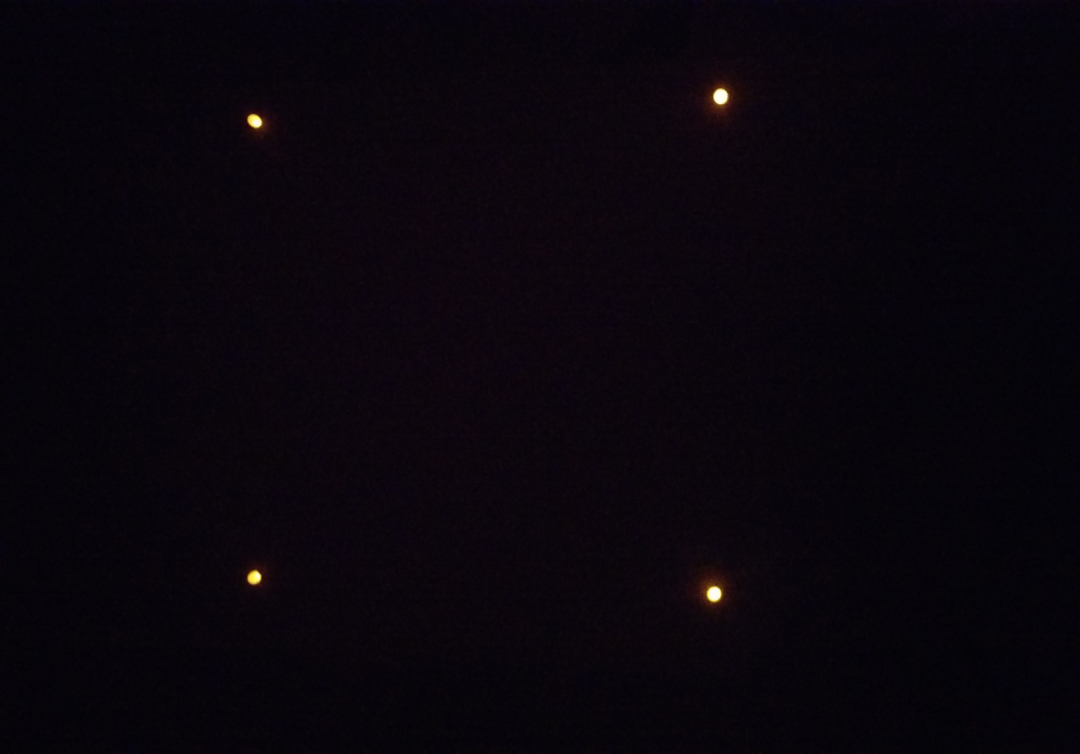
#> input picture test_images/image.jpg, 2160 x 1507 px (shown at 1/2 size)
$ python image.py   (older library calls are emulated)
#> lines starting #> are read from the running program, lines starting #| are printed output that depends on the picture; after the words box and inside, x2 and y2 are one past the last pixel; in counts of white or black regions, pixels touching at a corner belong together
import numpy as np
import cv2


def resize_image_in_width(image, width):
    # вычисляем отношение между исходным изображением и конечным
    r = float(width) / image.shape[1]  # высчитываем отношение размеров изображений посредством деления высот

    # создаем tuple из 2ух элементов, второй элемент - это расчет новой высоты изображения
    dim = (width, int(image.shape[0] * r))

    # изменяем размер изображения, 1 - изображени, 2 - tuple, 3 - тип интреполяции изображения
    return cv2.resize(image, dim, interpolation=cv2.INTER_AREA)

def find_contours(binary_image):
    # Находим контуры на изображении
    image, contours, hierarchy = cv2.findContours(binary_image, cv2.RETR_TREE, cv2.CHAIN_APPROX_SIMPLE)

    # Если контуры не найдены, то ничего не возвращаем
    if not contours:
        return False, None
    return True, contours

def find_largest_contour(binary_image):
    # Находим контуры на изображении
    image, contours, hierarchy = cv2.findContours(binary_image, cv2.RETR_TREE, cv2.CHAIN_APPROX_SIMPLE)

    # Если контуры не найдены, то ничего не возвращаем
    if not contours:
        return False, None

    # Если контуры найдены то находим и возвращаем максимальный контур
    return True, max(contours, key=cv2.contourArea)


def get_thresh_led(image):

    gray = cv2.cvtColor(image, cv2.COLOR_BGR2GRAY)  # переводим из BGR пространства в оттенки серого

    # создаем двумерный массив - ядро нужной размерности и заполняем его еденицами
    kernel = np.ones((5, 5), np.uint8)
    # Erode — размывание(операция сужения),
    # изображение формируется из локальных минимумов — т.е. будут увеличиваться тёмные области
    erosion = cv2.erode(gray, kernel, iterations=1)

    # Dilate — растягивание(операция расширения),
    # изображение формируется из локальных максимумов — т.е. будут увеличиваться светлые области
    kernel = np.ones((5, 5), np.uint8)
    dilation = cv2.dilate(erosion, kernel, iterations=1)

    kernel = np.ones((7, 7), np.uint8)
    erosion = cv2.erode(gray, kernel, iterations=1)

    # Выбираем пиксели (ниже или выше) определённого порогового значения,
    # последний аргумент задает логику работы фильтрации
    return cv2.threshold(erosion, 50, 255, cv2.THRESH_BINARY)[1]


def get_largest_contour_center(thresh_image):
    # находим максимально большой контур
    is_contour_founded, largest_contour = find_largest_contour(thresh_image)

    if not is_contour_founded:
        return False, None

    # Вычислеям моменты контура
    moments = cv2.moments(largest_contour)

    # Вычисляем центр контура
    center_x = int(moments["m10"] / moments["m00"])
    center_y = int(moments["m01"] / moments["m00"])

    return True, (center_x, center_y)


def get_centers_from_contours(contours):

    centers = []

    for i in range(len(contours)):

        # Вычислеям моменты контура
        moments = cv2.moments(contours[i])

        # Вычисляем центр контура
        center_x = int(moments["m10"] / moments["m00"])
        center_y = int(moments["m01"] / moments["m00"])

        centers.append([center_x, center_y])

    return centers


if __name__ == '__main__':

    # Читаем изображение из файла,
    # второй параметр функции задает пространство BGR (можно сразу использовать любое другое)
    image = cv2.imread('./test_images/image.jpg', cv2.IMREAD_COLOR)
#> image is the input picture: shape (1507, 2160, 3); mean B, G, R 11.8, 5, 9.4

    # Изменяем размер изображения, масштабируя его относительно новой высоты
    resized_image = resize_image_in_width(image, 1000)
#> in resize_image_in_width, `return cv2.resize(image, dim, interpolation=cv2.INTER_AREA)`:
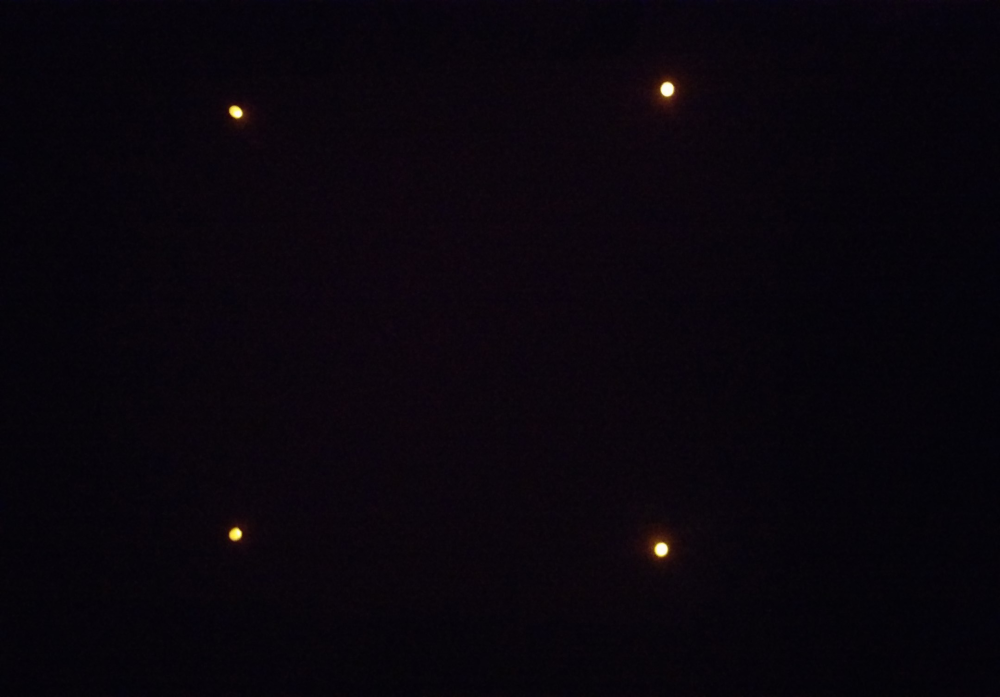
#> returned value: shape (697, 1000, 3); mean of channels 0, 1, 2 11.8, 5, 9.4; drawn as B, G, R

    # Производим фильтрацию для поиска необходимых пятен
    thresh_led_image = get_thresh_led(resized_image)
#> in get_thresh_led, `return cv2.threshold(erosion, 50, 255, cv2.THRESH_BINARY)[1]`:
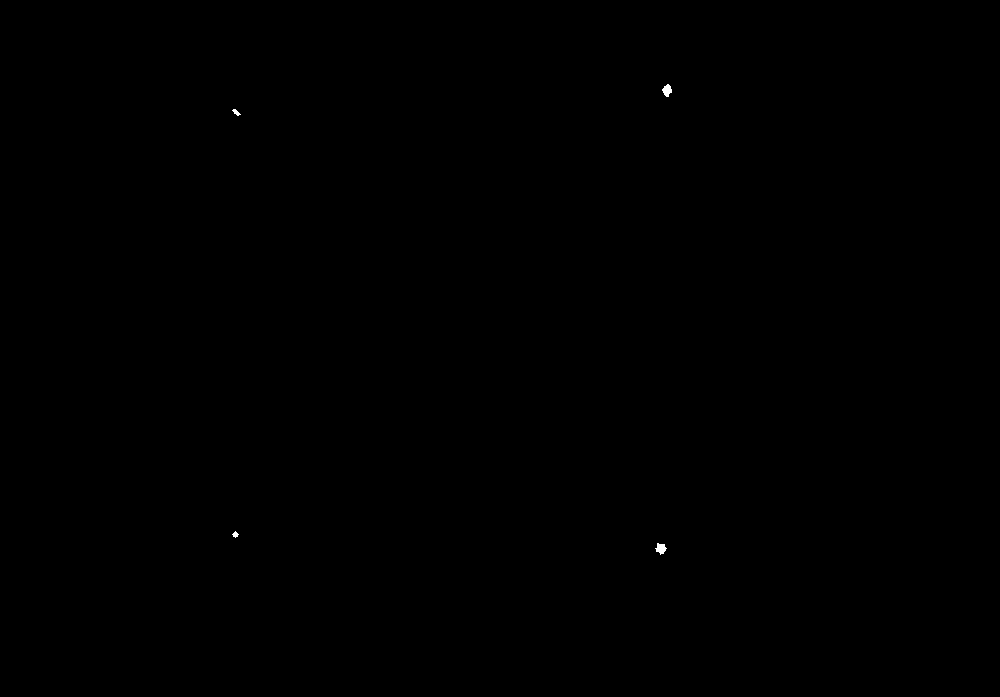
#> returned value: shape (697, 1000); 0.03% white; 4 white regions

    # [6 lines of commented-out code are left out]

    is_contours_founded,  contours = find_contours(thresh_led_image)
#> in find_contours, `image, contours, hierarchy = cv2.findContours(binary_image, cv2.RETR_T..`: contours = 4 contours, 1 with area under 20; largest, box (x1, y1, x2, y2) and area: (655, 543, 667, 555) 68, (662, 84, 672, 97) 68, (232, 109, 241, 116) 22
#> is_contours_founded = True

    # [8 lines of commented-out code are left out]
    centers = []

    if is_contours_founded:

            # Находим центры всех контуров
            centers = get_centers_from_contours(contours)
#> the loop in get_centers_from_contours, `for i in range(len(contours)):` made 4 passes
#> (center_x, center_y) on passes 1 to 4: (660, 548), (235, 534), (235, 111), (666, 89)
#> after the loop in get_centers_from_contours, `for i in range(len(contours)):`: centers = [[660, 548], [235, 534], [235, 111], [666, 89]]
#> centers = [[660, 548], [235, 534], [235, 111], [666, 89]]

            # Вписываем центры в квадрат
            x, y, w, h = cv2.boundingRect(np.array(centers))
#> x = 235; y = 89; w = 432; h = 460

            cv2.rectangle(resized_image, (x, y), (x + w, y + h), (0, 255, 0), 2)
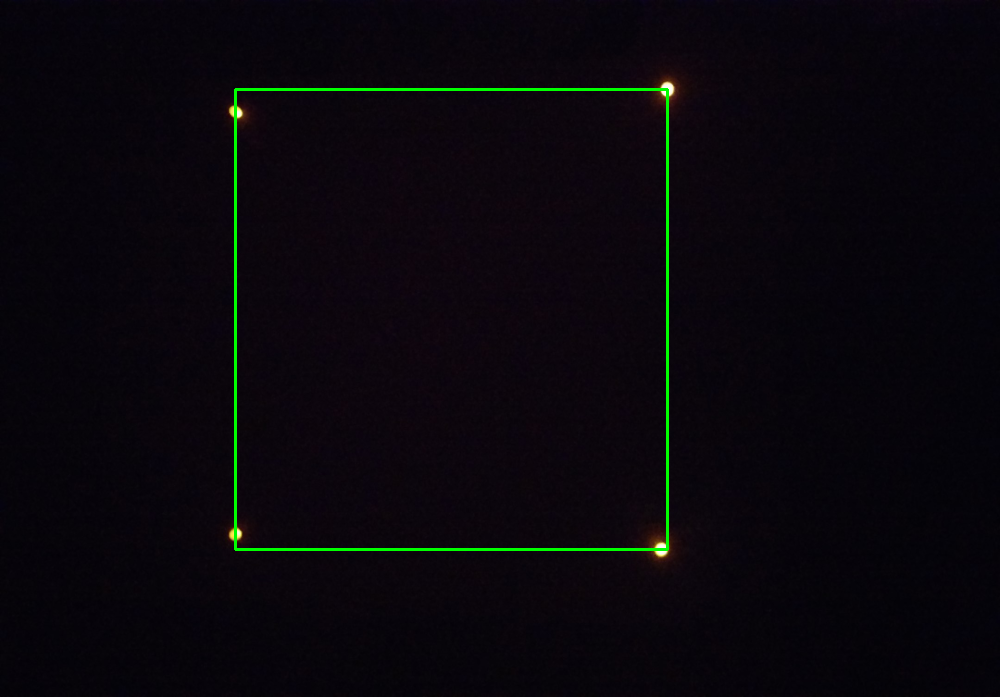
#> resized_image: shape (697, 1000, 3); 0.77% of pixels changed, all inside (x1, y1, x2, y2) = (234, 88, 669, 551)

            # [11 lines of commented-out code are left out]


    cv2.imshow('image', resized_image)


    # Ожидаем нажатие кнопки для закрытия приложения
    key = cv2.waitKey(0)
#> (key Esc is pressed here)
    if key == 27:  # ожидаем нажатие ESC для выхода
        cv2.destroyAllWindows()
    elif key == ord('s'):  # нажать  's' для выхода
        cv2.destroyAllWindows()
